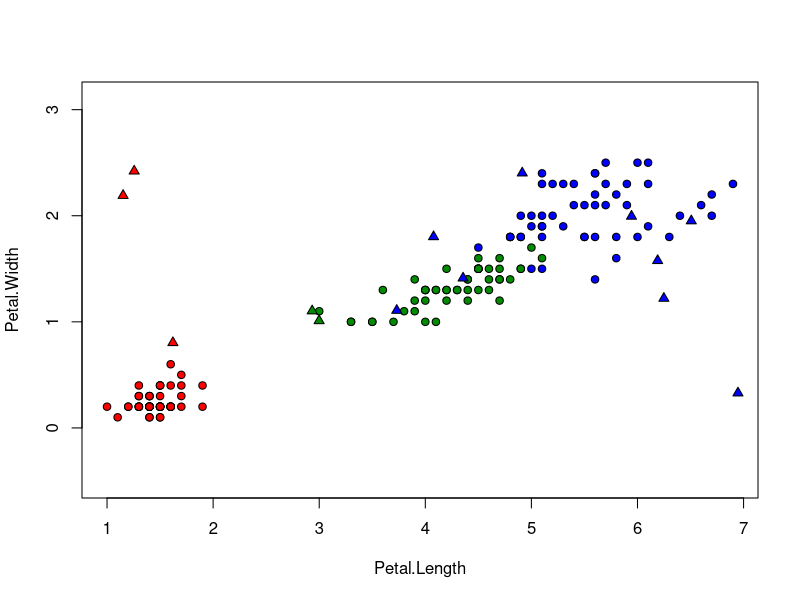

The R script that drew this image:
distance_of_Euclid <- function(a, b){
  
  return(sqrt(sum((a - b)^2)))
  
}

oneNN <- function(set, point){
  
  ## возьмём за ближайшего соседа первую точку в наборе
  min_distance <- distance_of_Euclid(set[1, 1:2], point)
  number_of_nearest <- 1
  
  ## попробуем найти соседа ближе
  for(i in 2:150){
    if (distance_of_Euclid(set[i, 1:2], point) < min_distance){
      min_distance <- distance_of_Euclid(set[i, 1:2], point)
      number_of_nearest <- i
    }
  }
  
  ## возвращаем вид ириса ближайшего соседа
  return(set[number_of_nearest, 3])
  
}

## создание тренировочной выборки по ширине и длине лепестка и виду ириса
train_set <- iris[, 3:5]

## создание набора тестовых точек
points <- cbind(runif(15, 0, 7), runif(15, 0, 2.5))

## рисуем выборку
colors <- c("setosa" = "red", "versicolor" = "green4", "virginica" = "blue")
plot(iris[, 3:4], pch = 21, bg = colors[iris$Species], asp = 1)

## рисуем точки
for (i in 1:15){
  points(points[i, 1], points[i, 2], pch = 24, bg = colors[oneNN(train_set, points[i])], asp = 1)
}

